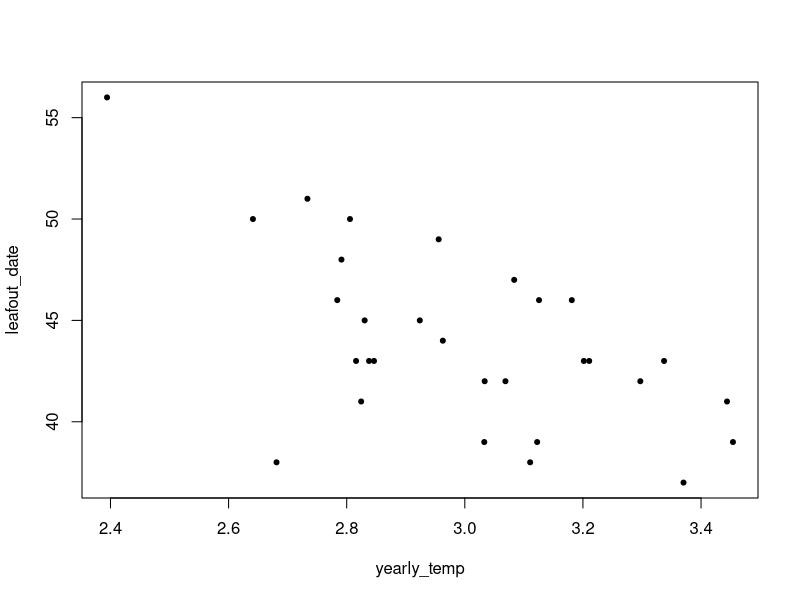
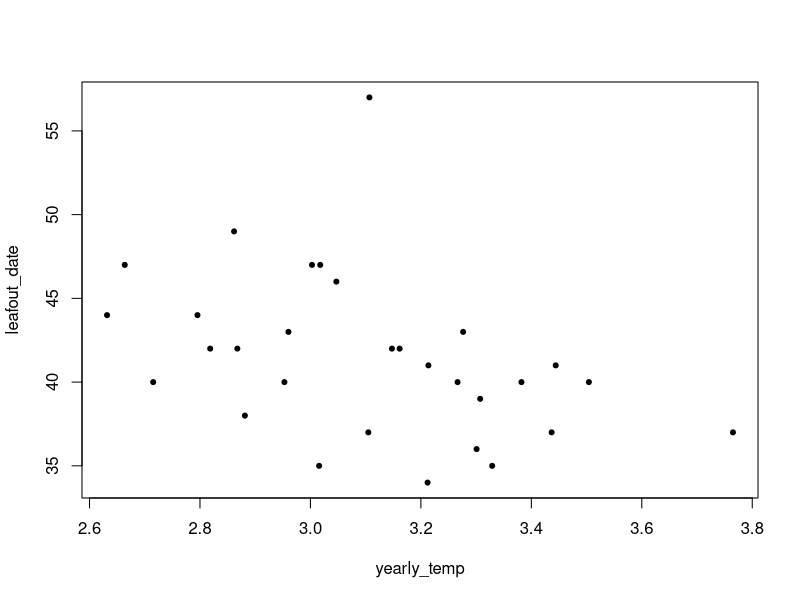
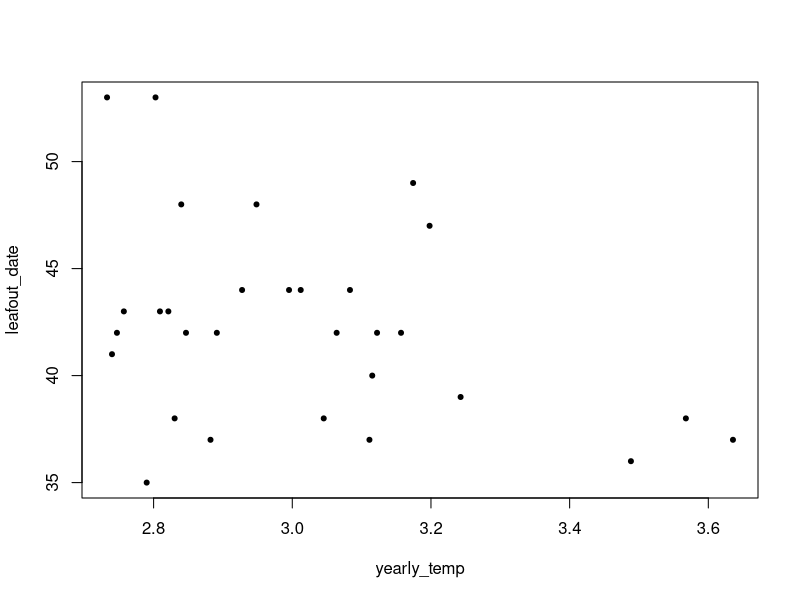
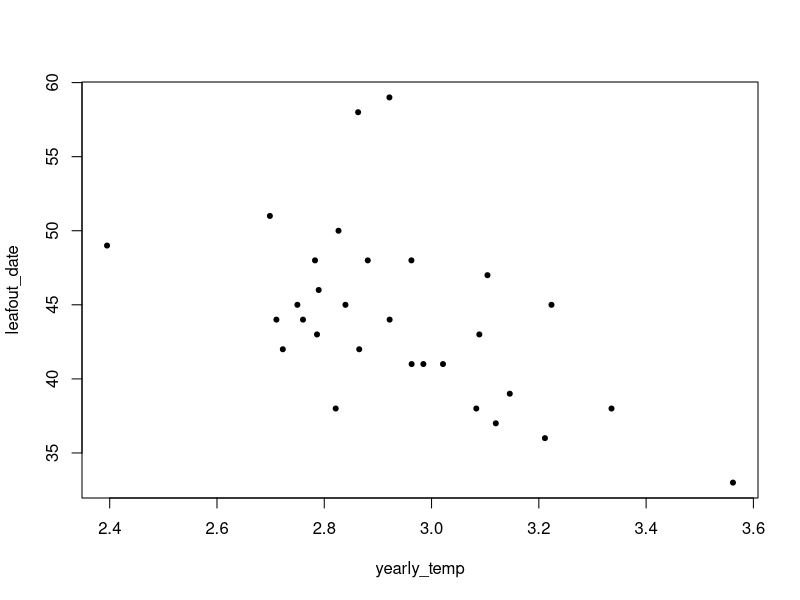
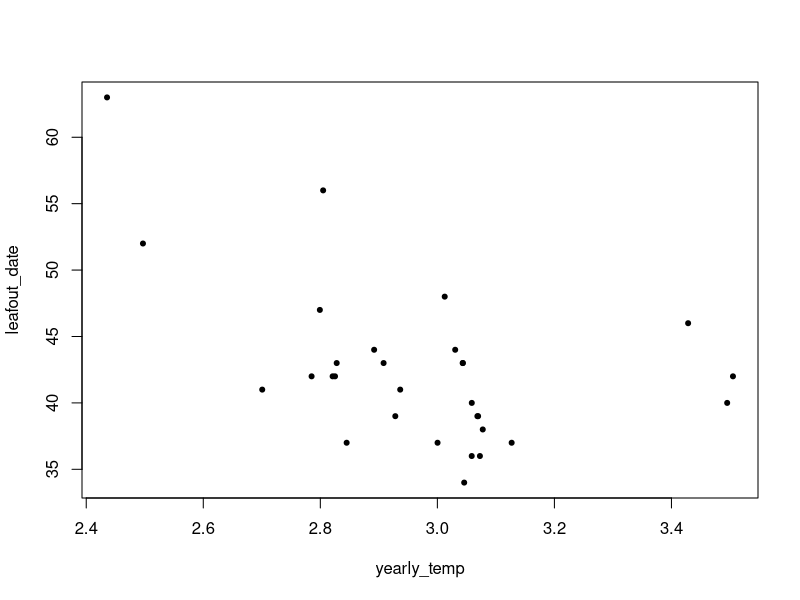
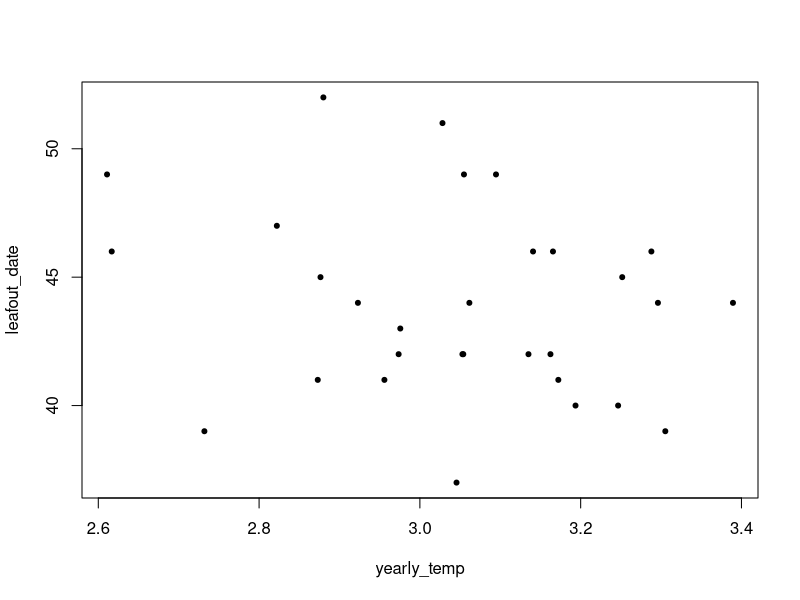
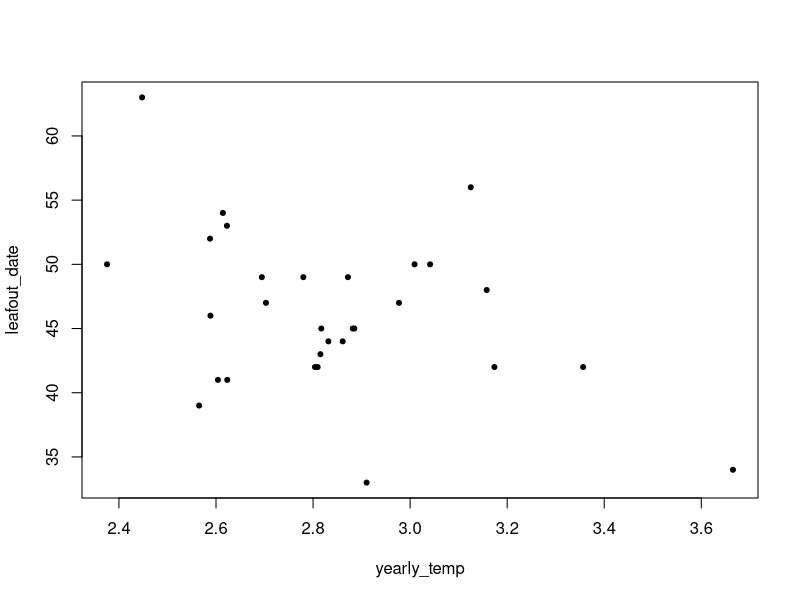
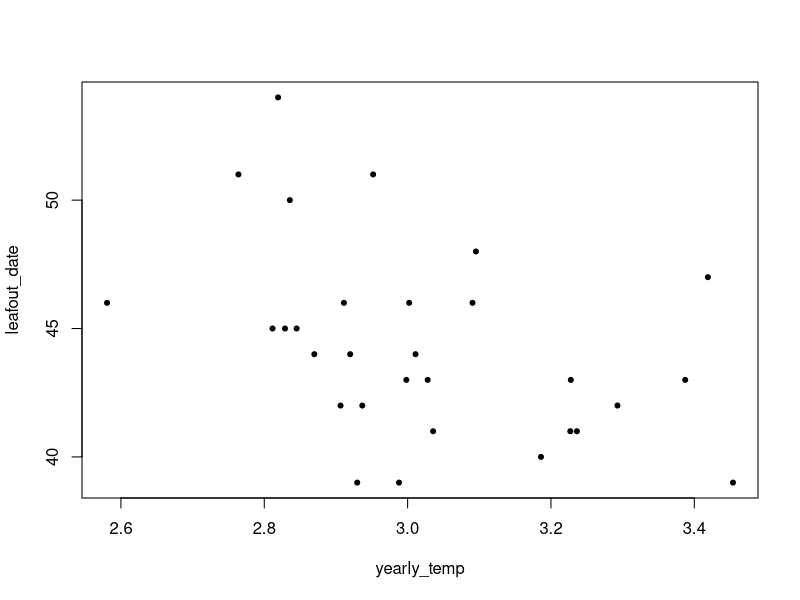

These charts were generated, in order, by the following R code:
## Started 28 December 2019 ##
## By Lizzie ##

## Simulations of winter to spring temperatures with fstar (GDD) required increasing when chilling is low ##

# This code requires higher forcing (aka GDD, aka fstar) for leafout when chilling is low #
# It does not vary when GDD accumulates though, it always just starts accumulating on a certain day (daystostart) #

## To do! ##
# Check the code, in particular:
# (a) Make sure daily temp is working correctly
# (b) Look more at the intermediate output to make sure it makes sense


# Step 1: Set up years, days per year, temperatures, required GDD (fstar), required chill (cstar) and how much higher fstar is when cstar is not met
daysperseason <- 100
daysperinterseason <- 25
daystostart <- daysperseason+daysperinterseason # this defines the break between 'winter' and 'spring,' functionally we accumulate chill only in 1:daystostart and GDD only in daystostart:end(df)
yearz <- 30
sitez <- 45 # aka reps
degreez <- c(0, 0.5, 1, 2, 4, 6, 7) # warming -- applied evenly across whole period
sigma <- 4
fstar <- 200
cstar <- 110
fstaradjforchill <- 3 # how much more GDD to you need based on diff from cstar at end of daystostart

if(FALSE){
# Saving some intermediate progress .... setting up the seasonal temps and looking at chill and GDD calculated from them 
df <- data.frame(degwarm=numeric(), rep=numeric(), chill=numeric(), gdd=numeric())

for (i in degreez){
   for (j in 1:sitez){
       yearly_expected_temp <- rep(6, yearz)
       daily_temp <- sapply(yearly_expected_temp, function(x) c(rnorm(daysperseason, 0 + i, sigma),
           rnorm(daysperinterseason, 2 + i , sigma), rnorm(daysperinterseason, 4 + i, sigma),
           rnorm(daysperseason, 6 + i, sigma)))
       chill <- daily_temp
       chill[(chill)<0] <- 0
       chill[(chill)>5] <- 0
       gdd <- daily_temp
       gdd[(gdd)<0] <- 0
       dfadd <- data.frame(degwarm=i, rep=j, chill=mean(colSums(chill[1:daystostart,], na.rm = TRUE)),
           gdd=mean(colSums(gdd[daystostart:nrow(gdd),], na.rm = TRUE)))
       df <- rbind(df, dfadd)
    }
}

plot(daily_temp[,1]~c(1:nrow(daily_temp)), type="l")
par(mfrow=c(1,2))
plot(chill~degwarm, df)
plot(gdd~degwarm, df)
par(mfrow=c(1,1))

# Saving some more intermediate progress ... this sets up a varying fstar when chilling is below cstar
gddreq <- c()
leafout_date <- c()
for (k in 1:ncol(chill)){
    chillsum <- sapply(1:ncol(chill), function(x) (cumsum(chill[,x])))
    gddsum <- sapply(1:ncol(gdd), function(x) (cumsum(gdd[daystostart:nrow(gdd),x])))
    if (chillsum[daystostart,k]>cstar) {
        gddreq[k] <- fstar
        } else {
        gddreq[k] <- fstar + (cstar-chillsum[daystostart,k])*fstaradjforchill
        }
    leafout_date[k] <- min(which(gddsum[,k] > gddreq[k]))
    }

plot(leafout_date~colMeans(daily_temp))
plot(leafout_date~gddreq)
}

## Step 2: Now I put together the seasonal temps, varying fstar (increases when chill is low) and calculate the sensitivities

df <- data.frame(degwarm=numeric(), rep=numeric(), chill=numeric(), fstar=numeric(), simplelm=numeric(),
    loglm=numeric(), perlm=numeric())

# yearlytemp <- "postwinter"
yearlytemp <- "alltemps"

for (i in degreez){
   for (j in 1:sitez){
       yearly_expected_temp <- rep(6, yearz)
       daily_temp <- sapply(yearly_expected_temp, function(x) c(rnorm(daysperseason, 0 + i, sigma),
           rnorm(daysperinterseason, 2 + i , sigma), rnorm(daysperinterseason, 4 + i, sigma),
           rnorm(daysperseason, 6 + i, sigma)))
       chill <- daily_temp
       chill[(chill)<0] <- 0
       chill[(chill)>5] <- 0
       gdd <- daily_temp
       gdd[(gdd)<0] <- 0
       gddreq <- c()
       leafout_date <- c()
       for (k in 1:ncol(chill)){
           chillsum <- sapply(1:ncol(chill), function(x) (cumsum(chill[,x])))
           gddsum <- sapply(1:ncol(gdd), function(x) (cumsum(gdd[daystostart:nrow(gdd),x])))
           if (chillsum[daystostart,k]>cstar) {
           gddreq[k] <- fstar
           } else {
           gddreq[k] <- fstar + (cstar-chillsum[daystostart,k])*fstaradjforchill
           }
           leafout_date[k] <- min(which(gddsum[,k] > gddreq[k]))
           meanchill <- mean(chillsum[daystostart,])
           meanfstar <- mean(gddreq)
           }
           yearly_tempall <- colMeans(daily_temp)
           yearly_temppostwinter <- colMeans(daily_temp[daystostart:nrow(daily_temp),])
           if(yearlytemp=="postwinter") {
               yearly_temp <- yearly_temppostwinter
               } else {
               yearly_temp <- yearly_tempall
               }
           per_leafout_date <- leafout_date/mean(leafout_date)
           per_yearly_temp <- yearly_temp/mean(yearly_temp)
           plot(yearly_temp, leafout_date, pch=20)
           dfadd <- data.frame(degwarm=i, rep=j, chill=meanchill, fstar=meanfstar,     
               simplelm=coef(lm(leafout_date~yearly_temp))[2],
               loglm=coef(lm(log(leafout_date)~log(yearly_temp)))[2],
               perlm=coef(lm(per_leafout_date~per_yearly_temp))[2])
           df <- rbind(df, dfadd)
       }
   }

plot(simplelm~degwarm, data=df, pch=16, ylab="Sensitivity (days/C or log(days)/log(C)", xlab="Degree warming")
points(loglm~degwarm, data=df, col="dodgerblue")
plot(perlm~degwarm, data=df, col="firebrick")
